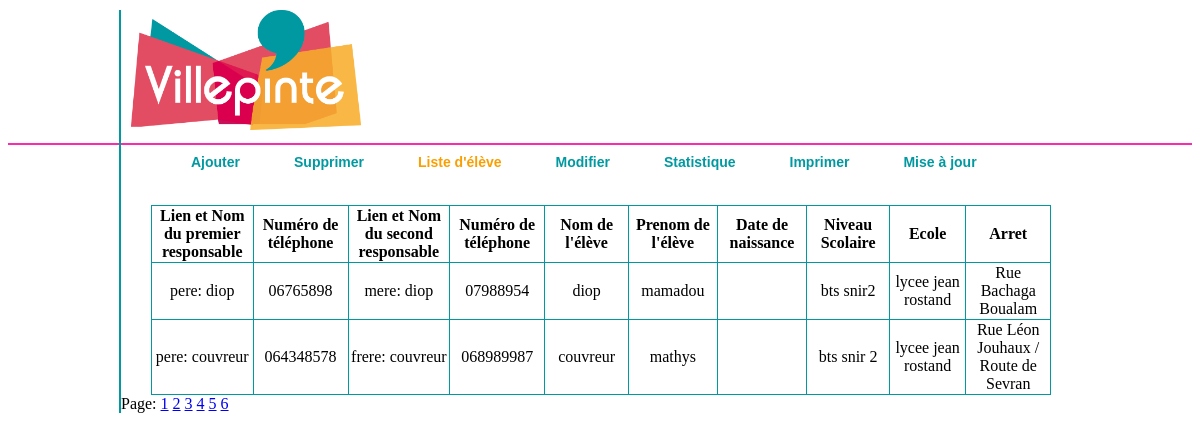
The page /test.php?page=4 on the database its author committed.
### tables this page shows
CREATE TABLE IF NOT EXISTS `eleves` (
  `ideleves` int(11) NOT NULL AUTO_INCREMENT,
  `nom` varchar(45) DEFAULT NULL,
  `prenom` varchar(45) DEFAULT NULL,
  `rentre_seul` tinyint(1) DEFAULT NULL,
  `responsable_legal` varchar(45) DEFAULT NULL,
  `responsable_legal2` varchar(45) DEFAULT NULL,
  `numero_tel_rl` varchar(45) DEFAULT NULL,
  `numero_tel_rl2` varchar(11) DEFAULT NULL,
  `lien_parente` varchar(45) DEFAULT NULL,
  `lien_parente2` varchar(45) DEFAULT NULL,
  `periode_ramassage` varchar(45) DEFAULT NULL,
  `jours_ramassage` varchar(45) DEFAULT NULL,
  `ecole` varchar(45) DEFAULT NULL,
  `date_de_naissance` varchar(45) DEFAULT NULL,
  `niveau_scolaire` varchar(45) DEFAULT NULL,
  `QR_code` varchar(45) DEFAULT NULL,
  `arret_idarret` int(11) NOT NULL,
  PRIMARY KEY (`ideleves`),
  KEY `fk_eleves_arret1_idx` (`arret_idarret`)
);

### fonction.php (called while the page is built, shortened)
<?php
function nomArret($nb) {
	switch ($nb)
	{
		case 1  :
			return $arret = 'Rue Bachaga Boualam';
			break;
		case 4 :
			return $arret = 'Rue Léon Jouhaux / Route de Sevran';
			break;
	}
}
?>

### test.php (the view, shortened to what this page needs)
<!DOCTYPE html>
<html>
<head>
<link rel="stylesheet" href="style.css" />
</head>
<body>
	<div id="rose">
	</div>
	<div id="page">
		<header>
			<div id="image">
				<img src="image/villepinte.png" width=230 height=120
					alt="Villepinte" />
			</div>
			<nav>
				<ul id="barre">
					<li><a href="ajouter.php">Ajouter</a></li>
					<li><a href="supprimer.php">Supprimer</a></li>
					<li><a style="color: #FA9F01;" href="#">Liste d'&eacute;l&egrave;ve</a></li>
					<li><a href="modifier.php">Modifier</a></li>
					<li><a href="">Statistique</a>
						</li>
					<li><a href="imprimer.php">Imprimer</a></li>
					<li><a href="tablette.php">Mise à jour</a></li>
				</ul>
			</nav>
		</header>
		<section id="afficher">
			</br><table id="listeE">
				<tr>
					<th>Lien et Nom du premier responsable</th>
					<th>Numéro de téléphone</th>
					<th>Lien et Nom du second responsable</th>
					<th>Numéro de téléphone</th>
					<th>Nom de l'élève</th>
					<th>Prenom de l'élève</th>
					<th>Date de naissance</th>
					<th>Niveau Scolaire</th>
					<th>Ecole</th>
					<th>Arret</th>
				</tr>
	<?php
	include 'fonction.php';
try {
	$connect = new PDO ( 'mysql:host=localhost;dbname=ramastop', 'root', '', array (
			PDO::ATTR_ERRMODE => PDO::ERRMODE_EXCEPTION
	) );
} catch ( Exception $e ) {
	die ( 'Erreur de connexion : ' . $e->getMessage () );
}
$reponse = $connect->query ( 'SELECT count(*) FROM eleves' );
while ( $donnees = $reponse->fetch () ) {
	$nb = $donnees ['count(*)'];
}
$nombreDeMessagesParPage = 2;
$totalDesMessages = $nb;
$nombreDePages = ceil ( $totalDesMessages / $nombreDeMessagesParPage );
if (isset ( $_GET ['page'] ))
{
	$page = $_GET ['page'];
}
else
{
	$page = 1;
}
$premierMessageAafficher = ($page - 1) * $nombreDeMessagesParPage;
$reponse = $connect->query ( 'SELECT * FROM eleves ORDER BY nom DESC LIMIT ' . $premierMessageAafficher . ', ' . $nombreDeMessagesParPage );
while ( $donnees = $reponse->fetch () ){
		?>
<tr>
					<td><?php echo  $donnees['lien_parente'].': '.$donnees['responsable_legal'];?></td>
					<td><?php echo $donnees['numero_tel_rl'];?></td>
					<td><?php echo  $donnees['lien_parente2'].': '.$donnees['responsable_legal2'];?></td>
					<td><?php echo $donnees['numero_tel_rl2'];?></td>
					<td><?php echo $donnees['nom'];?></td>
					<td><?php echo $donnees['prenom'];?></td>
					<td><?php echo $donnees['date_de_naissance'];?></td>
					<td><?php echo $donnees['niveau_scolaire'];?></td>
					<td><?php echo $donnees['ecole'];?></td>
					<td><?php
		$nom = nomArret ( $donnees ['arret_idarret'] );
		echo $nom;
		?></td>
				</tr>
<?php
	}
?>
</table>
<?php
echo'Page: ';
for($i = 1; $i <= $nombreDePages; $i ++) {
	echo '<a href="test.php?page=' .$i . '">' . $i . '</a>
';
}?>
		</section>
	</div>
</body>
</html>

### style.css (style rules this page uses)
#rose { position: relative; top: 135px; border-top: solid; border-width: 2px; border-color: #FB2BAF; width: 100%; }
body { height: 100%; }
#image img { margin-bottom: 3px; margin-left: 10px; position: relative; }
#barre li { display: inline; padding-left: 20px; padding-right: 10px; }
#barre li a { color: #0099A1; text-decoration: none; font-family: Arial; font-weight: bold; padding-left: 10px; padding-right: 10px; width: 100%; }
#page { width: 960px; margin: 0px auto; position: relative; border-left: solid; border-width: 2px; border-color: #0099A1; height: 100%; }
table { border-collapse: collapse; }
td { border: 1px solid #0099A1; background-color: white; color: black; width: 150px }
th { border: 1px solid #0099A1; background-color: white; color: black; width: 150px }
#listeE { width: 900px; margin: auto; text-align: center; }
#barre li a { font-size: 14px; border-color: white; text-decoration: none; font-family: Arial; }

### rows shown on the page
eleves: lien_parente "pere", responsable_legal "diop", numero_tel_rl "06765898", lien_parente2 "mere", responsable_legal2 "diop", numero_tel_rl2 "07988954", nom "diop", prenom "mamadou", niveau_scolaire "bts snir2", ecole "lycee jean rostand", arret_idarret "Rue Bachaga Boualam"
eleves: lien_parente "pere", responsable_legal "couvreur", numero_tel_rl "064348578", lien_parente2 "frere", responsable_legal2 "couvreur", numero_tel_rl2 "068989987", nom "couvreur", prenom "mathys", niveau_scolaire "bts snir 2", ecole "lycee jean rostand", arret_idarret "Rue Léon Jouhaux / Route de Sevran"
